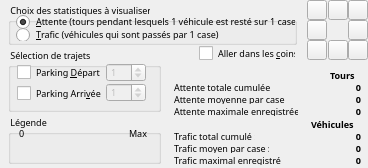
<?xml version="1.0" encoding="UTF-8"?>
<ui version="4.0">
 <comment>GÉNÉRÉ par tools/dfm2ui.py depuis src/f_statsat.dfm : ne pas modifier à la main avant la fin du portage de la fiche</comment>
 <class>frmStatsAttenteTrafic</class>
 <widget class="QDialog" name="frmStatsAttenteTrafic">
  <property name="geometry">
   <rect>
    <x>0</x>
    <y>0</y>
    <width>368</width>
    <height>168</height>
   </rect>
  </property>
  <property name="windowTitle">
   <string>Statistiques de fluidité et de trafic</string>
  </property>
  <property name="vclFontHeight" stdset="0">
   <number>-9</number>
  </property>
  <property name="font">
   <font>
    <family>Small Fonts</family>
    <pointsize>7</pointsize>
    <bold>false</bold>
    <italic>false</italic>
    <underline>false</underline>
    <strikeout>false</strikeout>
   </font>
  </property>
  <property name="vclHelpContext" stdset="0">
   <number>612</number>
  </property>
  <property name="vclBorderIcons" stdset="0">
   <string notr="true">biMinimize,biSystemMenu</string>
  </property>
  <property name="vclBorderStyle" stdset="0">
   <string notr="true">bsToolWindow</string>
  </property>
  <property name="vclColor" stdset="0">
   <string notr="true">clBtnFace</string>
  </property>
  <property name="vclKeyPreview" stdset="0">
   <bool>true</bool>
  </property>
  <property name="vclPopupMenu" stdset="0">
   <string notr="true">PopupMenu</string>
  </property>
  <property name="vclTextHeight" stdset="0">
   <number>11</number>
  </property>
  <widget class="TLabel" name="Label1">
   <property name="text">
    <string>Attente totale cumulée :</string>
   </property>
   <property name="alignment">
    <set>Qt::AlignLeft|Qt::AlignTop</set>
   </property>
   <property name="geometry">
    <rect>
     <x>174</x>
     <y>81</y>
     <width>98</width>
     <height>11</height>
    </rect>
   </property>
  </widget>
  <widget class="TLabel" name="Label2">
   <property name="text">
    <string>Attente moyenne par case :</string>
   </property>
   <property name="alignment">
    <set>Qt::AlignLeft|Qt::AlignTop</set>
   </property>
   <property name="geometry">
    <rect>
     <x>174</x>
     <y>93</y>
     <width>112</width>
     <height>11</height>
    </rect>
   </property>
  </widget>
  <widget class="TLabel" name="Label3">
   <property name="text">
    <string>Attente maximale enregistrée :</string>
   </property>
   <property name="alignment">
    <set>Qt::AlignLeft|Qt::AlignTop</set>
   </property>
   <property name="geometry">
    <rect>
     <x>174</x>
     <y>105</y>
     <width>124</width>
     <height>11</height>
    </rect>
   </property>
  </widget>
  <widget class="TLabel" name="Label4">
   <property name="text">
    <string>Trafic total cumulé :</string>
   </property>
   <property name="alignment">
    <set>Qt::AlignLeft|Qt::AlignTop</set>
   </property>
   <property name="geometry">
    <rect>
     <x>174</x>
     <y>130</y>
     <width>81</width>
     <height>11</height>
    </rect>
   </property>
  </widget>
  <widget class="TLabel" name="Label5">
   <property name="text">
    <string>Trafic moyen par case :</string>
   </property>
   <property name="alignment">
    <set>Qt::AlignLeft|Qt::AlignTop</set>
   </property>
   <property name="geometry">
    <rect>
     <x>174</x>
     <y>142</y>
     <width>95</width>
     <height>11</height>
    </rect>
   </property>
  </widget>
  <widget class="TLabel" name="Label6">
   <property name="text">
    <string>Trafic maximal enregistré :</string>
   </property>
   <property name="alignment">
    <set>Qt::AlignLeft|Qt::AlignTop</set>
   </property>
   <property name="geometry">
    <rect>
     <x>174</x>
     <y>154</y>
     <width>107</width>
     <height>11</height>
    </rect>
   </property>
  </widget>
  <widget class="TLabel" name="Label7">
   <property name="text">
    <string>Tours</string>
   </property>
   <property name="alignment">
    <set>Qt::AlignLeft|Qt::AlignTop</set>
   </property>
   <property name="geometry">
    <rect>
     <x>330</x>
     <y>69</y>
     <width>31</width>
     <height>11</height>
    </rect>
   </property>
   <property name="vclFontHeight" stdset="0">
    <number>-9</number>
   </property>
   <property name="font">
    <font>
     <family>Small Fonts</family>
     <pointsize>7</pointsize>
     <bold>true</bold>
     <italic>false</italic>
     <underline>false</underline>
     <strikeout>false</strikeout>
    </font>
   </property>
  </widget>
  <widget class="TLabel" name="LabelAttenteCumulee">
   <property name="text">
    <string>0</string>
   </property>
   <property name="alignment">
    <set>Qt::AlignRight|Qt::AlignTop</set>
   </property>
   <property name="geometry">
    <rect>
     <x>354</x>
     <y>81</y>
     <width>7</width>
     <height>11</height>
    </rect>
   </property>
   <property name="vclFontHeight" stdset="0">
    <number>-9</number>
   </property>
   <property name="font">
    <font>
     <family>Small Fonts</family>
     <pointsize>7</pointsize>
     <bold>true</bold>
     <italic>false</italic>
     <underline>false</underline>
     <strikeout>false</strikeout>
    </font>
   </property>
  </widget>
  <widget class="TLabel" name="LabelAttenteMoyenne">
   <property name="text">
    <string>0</string>
   </property>
   <property name="alignment">
    <set>Qt::AlignRight|Qt::AlignTop</set>
   </property>
   <property name="geometry">
    <rect>
     <x>354</x>
     <y>93</y>
     <width>7</width>
     <height>11</height>
    </rect>
   </property>
   <property name="vclFontHeight" stdset="0">
    <number>-9</number>
   </property>
   <property name="font">
    <font>
     <family>Small Fonts</family>
     <pointsize>7</pointsize>
     <bold>true</bold>
     <italic>false</italic>
     <underline>false</underline>
     <strikeout>false</strikeout>
    </font>
   </property>
  </widget>
  <widget class="TLabel" name="LabelAttenteMaximale">
   <property name="text">
    <string>0</string>
   </property>
   <property name="alignment">
    <set>Qt::AlignRight|Qt::AlignTop</set>
   </property>
   <property name="geometry">
    <rect>
     <x>354</x>
     <y>105</y>
     <width>7</width>
     <height>11</height>
    </rect>
   </property>
   <property name="vclFontHeight" stdset="0">
    <number>-9</number>
   </property>
   <property name="font">
    <font>
     <family>Small Fonts</family>
     <pointsize>7</pointsize>
     <bold>true</bold>
     <italic>false</italic>
     <underline>false</underline>
     <strikeout>false</strikeout>
    </font>
   </property>
  </widget>
  <widget class="TLabel" name="LabelTraficCumule">
   <property name="text">
    <string>0</string>
   </property>
   <property name="alignment">
    <set>Qt::AlignRight|Qt::AlignTop</set>
   </property>
   <property name="geometry">
    <rect>
     <x>354</x>
     <y>130</y>
     <width>7</width>
     <height>11</height>
    </rect>
   </property>
   <property name="vclFontHeight" stdset="0">
    <number>-9</number>
   </property>
   <property name="font">
    <font>
     <family>Small Fonts</family>
     <pointsize>7</pointsize>
     <bold>true</bold>
     <italic>false</italic>
     <underline>false</underline>
     <strikeout>false</strikeout>
    </font>
   </property>
  </widget>
  <widget class="TLabel" name="LabelTraficMoyen">
   <property name="text">
    <string>0</string>
   </property>
   <property name="alignment">
    <set>Qt::AlignRight|Qt::AlignTop</set>
   </property>
   <property name="geometry">
    <rect>
     <x>354</x>
     <y>142</y>
     <width>7</width>
     <height>11</height>
    </rect>
   </property>
   <property name="vclFontHeight" stdset="0">
    <number>-9</number>
   </property>
   <property name="font">
    <font>
     <family>Small Fonts</family>
     <pointsize>7</pointsize>
     <bold>true</bold>
     <italic>false</italic>
     <underline>false</underline>
     <strikeout>false</strikeout>
    </font>
   </property>
  </widget>
  <widget class="TLabel" name="LabelTraficMaximal">
   <property name="text">
    <string>0</string>
   </property>
   <property name="alignment">
    <set>Qt::AlignRight|Qt::AlignTop</set>
   </property>
   <property name="geometry">
    <rect>
     <x>354</x>
     <y>154</y>
     <width>7</width>
     <height>11</height>
    </rect>
   </property>
   <property name="vclFontHeight" stdset="0">
    <number>-9</number>
   </property>
   <property name="font">
    <font>
     <family>Small Fonts</family>
     <pointsize>7</pointsize>
     <bold>true</bold>
     <italic>false</italic>
     <underline>false</underline>
     <strikeout>false</strikeout>
    </font>
   </property>
  </widget>
  <widget class="TLabel" name="Label8">
   <property name="text">
    <string>Véhicules</string>
   </property>
   <property name="alignment">
    <set>Qt::AlignLeft|Qt::AlignTop</set>
   </property>
   <property name="geometry">
    <rect>
     <x>311</x>
     <y>118</y>
     <width>50</width>
     <height>11</height>
    </rect>
   </property>
   <property name="vclFontHeight" stdset="0">
    <number>-9</number>
   </property>
   <property name="font">
    <font>
     <family>Small Fonts</family>
     <pointsize>7</pointsize>
     <bold>true</bold>
     <italic>false</italic>
     <underline>false</underline>
     <strikeout>false</strikeout>
    </font>
   </property>
  </widget>
  <widget class="TRadioGroup" name="RadioGroupType">
   <property name="title">
    <string> Choix des statistiques à visualiser </string>
   </property>
   <widget class="QRadioButton" name="RadioGroupType_0">
    <property name="geometry">
     <rect>
      <x>8</x>
      <y>12</y>
      <width>279</width>
      <height>13</height>
     </rect>
    </property>
    <property name="text">
     <string>&amp;Attente (tours pendant lesquels 1 véhicule est resté sur 1 case)</string>
    </property>
    <property name="checked">
     <bool>true</bool>
    </property>
   </widget>
   <widget class="QRadioButton" name="RadioGroupType_1">
    <property name="geometry">
     <rect>
      <x>8</x>
      <y>25</y>
      <width>279</width>
      <height>13</height>
     </rect>
    </property>
    <property name="text">
     <string>&amp;Trafic (véhicules qui sont passés par 1 case)</string>
    </property>
   </widget>
   <property name="geometry">
    <rect>
     <x>8</x>
     <y>3</y>
     <width>289</width>
     <height>42</height>
    </rect>
   </property>
   <property name="vclFontHeight" stdset="0">
    <number>-9</number>
   </property>
   <property name="font">
    <font>
     <family>Small Fonts</family>
     <pointsize>7</pointsize>
     <bold>false</bold>
     <italic>false</italic>
     <underline>false</underline>
     <strikeout>false</strikeout>
    </font>
   </property>
   <property name="vclItemIndex" stdset="0">
    <number>0</number>
   </property>
   <property name="vclTabOrder" stdset="0">
    <number>0</number>
   </property>
  </widget>
  <widget class="TGroupBox" name="GroupBoxParkings">
   <property name="title">
    <string> Sélection de trajets </string>
   </property>
   <property name="geometry">
    <rect>
     <x>8</x>
     <y>48</y>
     <width>153</width>
     <height>64</height>
    </rect>
   </property>
   <property name="vclFontHeight" stdset="0">
    <number>-9</number>
   </property>
   <property name="font">
    <font>
     <family>Small Fonts</family>
     <pointsize>7</pointsize>
     <bold>false</bold>
     <italic>false</italic>
     <underline>false</underline>
     <strikeout>false</strikeout>
    </font>
   </property>
   <property name="toolTip">
    <string>Cocher les cases puis choisissez un n° d'étape</string>
   </property>
   <property name="statusTip">
    <string>Cocher les cases puis choisissez un n° d'étape</string>
   </property>
   <property name="vclTabOrder" stdset="0">
    <number>1</number>
   </property>
   <widget class="TCSpinEdit" name="CSpinEditParkingArrivee">
    <property name="minimum">
     <number>-2147483647</number>
    </property>
    <property name="maximum">
     <number>2147483647</number>
    </property>
    <property name="value">
     <number>1</number>
    </property>
    <property name="vclMinValue" stdset="0">
     <number>1</number>
    </property>
    <property name="vclMaxValue" stdset="0">
     <number>1</number>
    </property>
    <property name="geometry">
     <rect>
      <x>98</x>
      <y>35</y>
      <width>40</width>
      <height>19</height>
     </rect>
    </property>
    <property name="enabled">
     <bool>false</bool>
    </property>
    <property name="vclTabOrder" stdset="0">
     <number>3</number>
    </property>
   </widget>
   <widget class="TCheckBox" name="CheckBoxParkingArrivee">
    <property name="text">
     <string>Parking Arri&amp;vée</string>
    </property>
    <property name="geometry">
     <rect>
      <x>9</x>
      <y>37</y>
      <width>88</width>
      <height>17</height>
     </rect>
    </property>
    <property name="vclTag" stdset="0">
     <number>2</number>
    </property>
    <property name="vclTabOrder" stdset="0">
     <number>2</number>
    </property>
   </widget>
   <widget class="TCheckBox" name="CheckBoxParkingDepart">
    <property name="text">
     <string>Parking &amp;Départ</string>
    </property>
    <property name="geometry">
     <rect>
      <x>9</x>
      <y>16</y>
      <width>88</width>
      <height>17</height>
     </rect>
    </property>
    <property name="vclTag" stdset="0">
     <number>1</number>
    </property>
    <property name="vclTabOrder" stdset="0">
     <number>0</number>
    </property>
   </widget>
   <widget class="TCSpinEdit" name="CSpinEditParkingDepart">
    <property name="minimum">
     <number>-2147483647</number>
    </property>
    <property name="maximum">
     <number>2147483647</number>
    </property>
    <property name="value">
     <number>1</number>
    </property>
    <property name="vclMinValue" stdset="0">
     <number>1</number>
    </property>
    <property name="vclMaxValue" stdset="0">
     <number>1</number>
    </property>
    <property name="geometry">
     <rect>
      <x>98</x>
      <y>15</y>
      <width>40</width>
      <height>19</height>
     </rect>
    </property>
    <property name="enabled">
     <bool>false</bool>
    </property>
    <property name="vclTabOrder" stdset="0">
     <number>1</number>
    </property>
   </widget>
  </widget>
  <widget class="TGroupBox" name="GroupBoxLegende">
   <property name="title">
    <string> Légende </string>
   </property>
   <property name="geometry">
    <rect>
     <x>8</x>
     <y>115</y>
     <width>153</width>
     <height>49</height>
    </rect>
   </property>
   <property name="vclFontHeight" stdset="0">
    <number>-9</number>
   </property>
   <property name="font">
    <font>
     <family>Small Fonts</family>
     <pointsize>7</pointsize>
     <bold>false</bold>
     <italic>false</italic>
     <underline>false</underline>
     <strikeout>false</strikeout>
    </font>
   </property>
   <property name="vclTabOrder" stdset="0">
    <number>2</number>
   </property>
   <widget class="TLabel" name="LabelMax">
    <property name="text">
     <string>Max</string>
    </property>
    <property name="alignment">
     <set>Qt::AlignRight|Qt::AlignTop</set>
    </property>
    <property name="geometry">
     <rect>
      <x>121</x>
      <y>12</y>
      <width>18</width>
      <height>11</height>
     </rect>
    </property>
   </widget>
   <widget class="TLabel" name="Label10">
    <property name="text">
     <string>0</string>
    </property>
    <property name="alignment">
     <set>Qt::AlignLeft|Qt::AlignTop</set>
    </property>
    <property name="geometry">
     <rect>
      <x>11</x>
      <y>12</y>
      <width>5</width>
      <height>11</height>
     </rect>
    </property>
   </widget>
   <widget class="TPaintBox" name="PaintBox">
    <property name="geometry">
     <rect>
      <x>12</x>
      <y>24</y>
      <width>128</width>
      <height>17</height>
     </rect>
    </property>
   </widget>
  </widget>
  <widget class="TBitBtn" name="BitBtn21">
   <property name="text">
    <string />
   </property>
   <property name="icon">
    <iconset resource="../ressources/images.qrc">
     <normaloff>:/images/f_statsat/BitBtn21.png</normaloff>
    </iconset>
   </property>
   <property name="iconSize">
    <size>
     <width>16</width>
     <height>16</height>
    </size>
   </property>
   <property name="vclGlyph" stdset="0">
    <string notr="true">:/images/f_statsat/BitBtn21.png</string>
   </property>
   <property name="autoDefault">
    <bool>false</bool>
   </property>
   <property name="geometry">
    <rect>
     <x>328</x>
     <y>0</y>
     <width>20</width>
     <height>20</height>
    </rect>
   </property>
   <property name="toolTip">
    <string>Déplace dans les coins si option cochée (Pavé numérique Verr.Num. désactivé)</string>
   </property>
   <property name="statusTip">
    <string>Déplace dans les coins si option cochée (Pavé numérique Verr.Num. désactivé)</string>
   </property>
   <property name="vclNumGlyphs" stdset="0">
    <number>2</number>
   </property>
   <property name="vclTabOrder" stdset="0">
    <number>5</number>
   </property>
  </widget>
  <widget class="TBitBtn" name="BitBtn31">
   <property name="text">
    <string />
   </property>
   <property name="icon">
    <iconset resource="../ressources/images.qrc">
     <normaloff>:/images/f_statsat/BitBtn31.png</normaloff>
    </iconset>
   </property>
   <property name="iconSize">
    <size>
     <width>16</width>
     <height>16</height>
    </size>
   </property>
   <property name="vclGlyph" stdset="0">
    <string notr="true">:/images/f_statsat/BitBtn31.png</string>
   </property>
   <property name="autoDefault">
    <bool>false</bool>
   </property>
   <property name="geometry">
    <rect>
     <x>348</x>
     <y>0</y>
     <width>20</width>
     <height>20</height>
    </rect>
   </property>
   <property name="toolTip">
    <string>Déplace dans les coins si option cochée (Pavé numérique Verr.Num. désactivé)</string>
   </property>
   <property name="statusTip">
    <string>Déplace dans les coins si option cochée (Pavé numérique Verr.Num. désactivé)</string>
   </property>
   <property name="vclNumGlyphs" stdset="0">
    <number>2</number>
   </property>
   <property name="vclTabOrder" stdset="0">
    <number>6</number>
   </property>
  </widget>
  <widget class="TBitBtn" name="BitBtn11">
   <property name="text">
    <string />
   </property>
   <property name="icon">
    <iconset resource="../ressources/images.qrc">
     <normaloff>:/images/f_statsat/BitBtn11.png</normaloff>
    </iconset>
   </property>
   <property name="iconSize">
    <size>
     <width>16</width>
     <height>16</height>
    </size>
   </property>
   <property name="vclGlyph" stdset="0">
    <string notr="true">:/images/f_statsat/BitBtn11.png</string>
   </property>
   <property name="autoDefault">
    <bool>false</bool>
   </property>
   <property name="geometry">
    <rect>
     <x>307</x>
     <y>0</y>
     <width>20</width>
     <height>20</height>
    </rect>
   </property>
   <property name="toolTip">
    <string>Déplace dans les coins si option cochée (Pavé numérique Verr.Num. désactivé)</string>
   </property>
   <property name="statusTip">
    <string>Déplace dans les coins si option cochée (Pavé numérique Verr.Num. désactivé)</string>
   </property>
   <property name="vclNumGlyphs" stdset="0">
    <number>2</number>
   </property>
   <property name="vclTabOrder" stdset="0">
    <number>4</number>
   </property>
  </widget>
  <widget class="TBitBtn" name="BitBtn13">
   <property name="text">
    <string />
   </property>
   <property name="icon">
    <iconset resource="../ressources/images.qrc">
     <normaloff>:/images/f_statsat/BitBtn13.png</normaloff>
    </iconset>
   </property>
   <property name="iconSize">
    <size>
     <width>16</width>
     <height>16</height>
    </size>
   </property>
   <property name="vclGlyph" stdset="0">
    <string notr="true">:/images/f_statsat/BitBtn13.png</string>
   </property>
   <property name="autoDefault">
    <bool>false</bool>
   </property>
   <property name="geometry">
    <rect>
     <x>307</x>
     <y>40</y>
     <width>20</width>
     <height>20</height>
    </rect>
   </property>
   <property name="toolTip">
    <string>Déplace dans les coins si option cochée (Pavé numérique Verr.Num. désactivé)</string>
   </property>
   <property name="statusTip">
    <string>Déplace dans les coins si option cochée (Pavé numérique Verr.Num. désactivé)</string>
   </property>
   <property name="vclNumGlyphs" stdset="0">
    <number>2</number>
   </property>
   <property name="vclTabOrder" stdset="0">
    <number>9</number>
   </property>
  </widget>
  <widget class="TBitBtn" name="BitBtn23">
   <property name="text">
    <string />
   </property>
   <property name="icon">
    <iconset resource="../ressources/images.qrc">
     <normaloff>:/images/f_statsat/BitBtn23.png</normaloff>
    </iconset>
   </property>
   <property name="iconSize">
    <size>
     <width>16</width>
     <height>16</height>
    </size>
   </property>
   <property name="vclGlyph" stdset="0">
    <string notr="true">:/images/f_statsat/BitBtn23.png</string>
   </property>
   <property name="autoDefault">
    <bool>false</bool>
   </property>
   <property name="geometry">
    <rect>
     <x>328</x>
     <y>40</y>
     <width>20</width>
     <height>20</height>
    </rect>
   </property>
   <property name="toolTip">
    <string>Déplace dans les coins si option cochée (Pavé numérique Verr.Num. désactivé)</string>
   </property>
   <property name="statusTip">
    <string>Déplace dans les coins si option cochée (Pavé numérique Verr.Num. désactivé)</string>
   </property>
   <property name="vclNumGlyphs" stdset="0">
    <number>2</number>
   </property>
   <property name="vclTabOrder" stdset="0">
    <number>10</number>
   </property>
  </widget>
  <widget class="TBitBtn" name="BitBtn33">
   <property name="text">
    <string />
   </property>
   <property name="icon">
    <iconset resource="../ressources/images.qrc">
     <normaloff>:/images/f_statsat/BitBtn33.png</normaloff>
    </iconset>
   </property>
   <property name="iconSize">
    <size>
     <width>16</width>
     <height>16</height>
    </size>
   </property>
   <property name="vclGlyph" stdset="0">
    <string notr="true">:/images/f_statsat/BitBtn33.png</string>
   </property>
   <property name="autoDefault">
    <bool>false</bool>
   </property>
   <property name="geometry">
    <rect>
     <x>348</x>
     <y>40</y>
     <width>20</width>
     <height>20</height>
    </rect>
   </property>
   <property name="toolTip">
    <string>Déplace dans les coins si option cochée (Pavé numérique Verr.Num. désactivé)</string>
   </property>
   <property name="statusTip">
    <string>Déplace dans les coins si option cochée (Pavé numérique Verr.Num. désactivé)</string>
   </property>
   <property name="vclNumGlyphs" stdset="0">
    <number>2</number>
   </property>
   <property name="vclTabOrder" stdset="0">
    <number>11</number>
   </property>
  </widget>
  <widget class="TBitBtn" name="BitBtn12">
   <property name="text">
    <string />
   </property>
   <property name="icon">
    <iconset resource="../ressources/images.qrc">
     <normaloff>:/images/f_statsat/BitBtn12.png</normaloff>
    </iconset>
   </property>
   <property name="iconSize">
    <size>
     <width>16</width>
     <height>16</height>
    </size>
   </property>
   <property name="vclGlyph" stdset="0">
    <string notr="true">:/images/f_statsat/BitBtn12.png</string>
   </property>
   <property name="autoDefault">
    <bool>false</bool>
   </property>
   <property name="geometry">
    <rect>
     <x>307</x>
     <y>20</y>
     <width>20</width>
     <height>20</height>
    </rect>
   </property>
   <property name="statusTip">
    <string>Déplace dans les coins si option cochée (Pavé numérique Verr.Num. désactivé)</string>
   </property>
   <property name="vclNumGlyphs" stdset="0">
    <number>2</number>
   </property>
   <property name="vclTabOrder" stdset="0">
    <number>7</number>
   </property>
  </widget>
  <widget class="TBitBtn" name="BitBtn32">
   <property name="text">
    <string />
   </property>
   <property name="icon">
    <iconset resource="../ressources/images.qrc">
     <normaloff>:/images/f_statsat/BitBtn32.png</normaloff>
    </iconset>
   </property>
   <property name="iconSize">
    <size>
     <width>16</width>
     <height>16</height>
    </size>
   </property>
   <property name="vclGlyph" stdset="0">
    <string notr="true">:/images/f_statsat/BitBtn32.png</string>
   </property>
   <property name="autoDefault">
    <bool>false</bool>
   </property>
   <property name="geometry">
    <rect>
     <x>348</x>
     <y>20</y>
     <width>20</width>
     <height>20</height>
    </rect>
   </property>
   <property name="toolTip">
    <string>Déplace dans les coins si option cochée (Pavé numérique Verr.Num. désactivé)</string>
   </property>
   <property name="statusTip">
    <string>Déplace dans les coins si option cochée (Pavé numérique Verr.Num. désactivé)</string>
   </property>
   <property name="vclNumGlyphs" stdset="0">
    <number>2</number>
   </property>
   <property name="vclTabOrder" stdset="0">
    <number>8</number>
   </property>
  </widget>
  <widget class="TCheckBox" name="CheckBoxCoins">
   <property name="text">
    <string>Aller dans les &amp;coins</string>
   </property>
   <property name="geometry">
    <rect>
     <x>199</x>
     <y>45</y>
     <width>97</width>
     <height>17</height>
    </rect>
   </property>
   <property name="toolTip">
    <string>Permettre d'utiliser les touches fléchées pour aller dans les coins</string>
   </property>
   <property name="statusTip">
    <string>Permettre d'utiliser les touches fléchées pour aller dans les coins</string>
   </property>
   <property name="vclTabOrder" stdset="0">
    <number>3</number>
   </property>
  </widget>
  <widget class="QMenu" name="PopupMenu">
   <property name="title">
    <string />
   </property>
   <property name="vclClasse" stdset="0">
    <string notr="true">TPopupMenu</string>
   </property>
   <addaction name="RubriqueHautGauche" />
   <addaction name="RubriqueHaut" />
   <addaction name="RubriqueHautDroite" />
   <addaction name="Sep1" />
   <addaction name="RubriqueGauche" />
   <addaction name="RubriqueDroite" />
   <addaction name="RubriqueZoom" />
   <addaction name="Sep2" />
   <addaction name="RubriqueBasGauche" />
   <addaction name="RubriqueBas" />
   <addaction name="RubriqueBasDroite" />
  </widget>
  <action name="RubriqueHautGauche">
   <property name="text">
    <string>Haut Gauche</string>
   </property>
   <property name="shortcut">
    <string>Home</string>
   </property>
   <property name="shortcutContext">
    <enum>Qt::WidgetShortcut</enum>
   </property>
   <property name="vclClasse" stdset="0">
    <string notr="true">TMenuItem</string>
   </property>
   <property name="vclTag" stdset="0">
    <number>11</number>
   </property>
   <property name="vclCaption" stdset="0">
    <string notr="true">Haut Gauche</string>
   </property>
   <property name="vclShortCut" stdset="0">
    <number>36</number>
   </property>
  </action>
  <action name="RubriqueHaut">
   <property name="text">
    <string>Haut</string>
   </property>
   <property name="shortcut">
    <string>Up</string>
   </property>
   <property name="shortcutContext">
    <enum>Qt::WidgetShortcut</enum>
   </property>
   <property name="vclClasse" stdset="0">
    <string notr="true">TMenuItem</string>
   </property>
   <property name="vclTag" stdset="0">
    <number>21</number>
   </property>
   <property name="vclCaption" stdset="0">
    <string notr="true">Haut</string>
   </property>
   <property name="vclShortCut" stdset="0">
    <number>38</number>
   </property>
  </action>
  <action name="RubriqueHautDroite">
   <property name="text">
    <string>Haut Droite</string>
   </property>
   <property name="shortcut">
    <string>PgUp</string>
   </property>
   <property name="shortcutContext">
    <enum>Qt::WidgetShortcut</enum>
   </property>
   <property name="vclClasse" stdset="0">
    <string notr="true">TMenuItem</string>
   </property>
   <property name="vclTag" stdset="0">
    <number>31</number>
   </property>
   <property name="vclCaption" stdset="0">
    <string notr="true">Haut Droite</string>
   </property>
   <property name="vclShortCut" stdset="0">
    <number>33</number>
   </property>
  </action>
  <action name="Sep1">
   <property name="vclSeparateur" stdset="0">
    <bool>true</bool>
   </property>
   <property name="text">
    <string>-</string>
   </property>
   <property name="vclClasse" stdset="0">
    <string notr="true">TMenuItem</string>
   </property>
   <property name="vclCaption" stdset="0">
    <string notr="true">-</string>
   </property>
  </action>
  <action name="RubriqueGauche">
   <property name="text">
    <string>Gauche</string>
   </property>
   <property name="shortcut">
    <string>Left</string>
   </property>
   <property name="shortcutContext">
    <enum>Qt::WidgetShortcut</enum>
   </property>
   <property name="vclClasse" stdset="0">
    <string notr="true">TMenuItem</string>
   </property>
   <property name="vclTag" stdset="0">
    <number>12</number>
   </property>
   <property name="vclCaption" stdset="0">
    <string notr="true">Gauche</string>
   </property>
   <property name="vclShortCut" stdset="0">
    <number>37</number>
   </property>
  </action>
  <action name="RubriqueDroite">
   <property name="text">
    <string>Droite</string>
   </property>
   <property name="shortcut">
    <string>Right</string>
   </property>
   <property name="shortcutContext">
    <enum>Qt::WidgetShortcut</enum>
   </property>
   <property name="vclClasse" stdset="0">
    <string notr="true">TMenuItem</string>
   </property>
   <property name="vclTag" stdset="0">
    <number>32</number>
   </property>
   <property name="vclCaption" stdset="0">
    <string notr="true">Droite</string>
   </property>
   <property name="vclShortCut" stdset="0">
    <number>39</number>
   </property>
  </action>
  <action name="RubriqueZoom">
   <property name="text">
    <string>Zoom (-/+)</string>
   </property>
   <property name="shortcut">
    <string>Z</string>
   </property>
   <property name="shortcutContext">
    <enum>Qt::WidgetShortcut</enum>
   </property>
   <property name="vclClasse" stdset="0">
    <string notr="true">TMenuItem</string>
   </property>
   <property name="vclTag" stdset="0">
    <number>22</number>
   </property>
   <property name="vclCaption" stdset="0">
    <string notr="true">Zoom (-/+)</string>
   </property>
   <property name="vclShortCut" stdset="0">
    <number>90</number>
   </property>
  </action>
  <action name="Sep2">
   <property name="vclSeparateur" stdset="0">
    <bool>true</bool>
   </property>
   <property name="text">
    <string>-</string>
   </property>
   <property name="vclClasse" stdset="0">
    <string notr="true">TMenuItem</string>
   </property>
   <property name="vclCaption" stdset="0">
    <string notr="true">-</string>
   </property>
  </action>
  <action name="RubriqueBasGauche">
   <property name="text">
    <string>Bas Gauche</string>
   </property>
   <property name="shortcut">
    <string>End</string>
   </property>
   <property name="shortcutContext">
    <enum>Qt::WidgetShortcut</enum>
   </property>
   <property name="vclClasse" stdset="0">
    <string notr="true">TMenuItem</string>
   </property>
   <property name="vclTag" stdset="0">
    <number>13</number>
   </property>
   <property name="vclCaption" stdset="0">
    <string notr="true">Bas Gauche</string>
   </property>
   <property name="vclShortCut" stdset="0">
    <number>35</number>
   </property>
  </action>
  <action name="RubriqueBas">
   <property name="text">
    <string>Bas</string>
   </property>
   <property name="shortcut">
    <string>Down</string>
   </property>
   <property name="shortcutContext">
    <enum>Qt::WidgetShortcut</enum>
   </property>
   <property name="vclClasse" stdset="0">
    <string notr="true">TMenuItem</string>
   </property>
   <property name="vclTag" stdset="0">
    <number>23</number>
   </property>
   <property name="vclCaption" stdset="0">
    <string notr="true">Bas</string>
   </property>
   <property name="vclShortCut" stdset="0">
    <number>40</number>
   </property>
  </action>
  <action name="RubriqueBasDroite">
   <property name="text">
    <string>Bas Droite</string>
   </property>
   <property name="shortcut">
    <string>PgDown</string>
   </property>
   <property name="shortcutContext">
    <enum>Qt::WidgetShortcut</enum>
   </property>
   <property name="vclClasse" stdset="0">
    <string notr="true">TMenuItem</string>
   </property>
   <property name="vclTag" stdset="0">
    <number>33</number>
   </property>
   <property name="vclCaption" stdset="0">
    <string notr="true">Bas Droite</string>
   </property>
   <property name="vclShortCut" stdset="0">
    <number>34</number>
   </property>
  </action>
 </widget>
 <tabstops>
  <tabstop>RadioGroupType_0</tabstop>
  <tabstop>RadioGroupType_1</tabstop>
  <tabstop>CheckBoxParkingDepart</tabstop>
  <tabstop>CSpinEditParkingDepart</tabstop>
  <tabstop>CheckBoxParkingArrivee</tabstop>
  <tabstop>CSpinEditParkingArrivee</tabstop>
  <tabstop>CheckBoxCoins</tabstop>
  <tabstop>BitBtn11</tabstop>
  <tabstop>BitBtn21</tabstop>
  <tabstop>BitBtn31</tabstop>
  <tabstop>BitBtn12</tabstop>
  <tabstop>BitBtn32</tabstop>
  <tabstop>BitBtn13</tabstop>
  <tabstop>BitBtn23</tabstop>
  <tabstop>BitBtn33</tabstop>
 </tabstops>
 <customwidgets>
  <customwidget>
   <class>TLabel</class>
   <extends>QLabel</extends>
   <header>vcl/controles.h</header>
  </customwidget>
  <customwidget>
   <class>TRadioGroup</class>
   <extends>QGroupBox</extends>
   <header>vcl/controles.h</header>
  </customwidget>
  <customwidget>
   <class>TGroupBox</class>
   <extends>QGroupBox</extends>
   <header>vcl/controles.h</header>
  </customwidget>
  <customwidget>
   <class>TCSpinEdit</class>
   <extends>QSpinBox</extends>
   <header>vcl/controles.h</header>
  </customwidget>
  <customwidget>
   <class>TCheckBox</class>
   <extends>QCheckBox</extends>
   <header>vcl/controles.h</header>
  </customwidget>
  <customwidget>
   <class>TPaintBox</class>
   <extends>QWidget</extends>
   <header>vcl/controles.h</header>
  </customwidget>
  <customwidget>
   <class>TBitBtn</class>
   <extends>QPushButton</extends>
   <header>vcl/controles.h</header>
  </customwidget>
 </customwidgets>
 <resources>
  <include location="../ressources/images.qrc" />
 </resources>
 <connections />
</ui>
